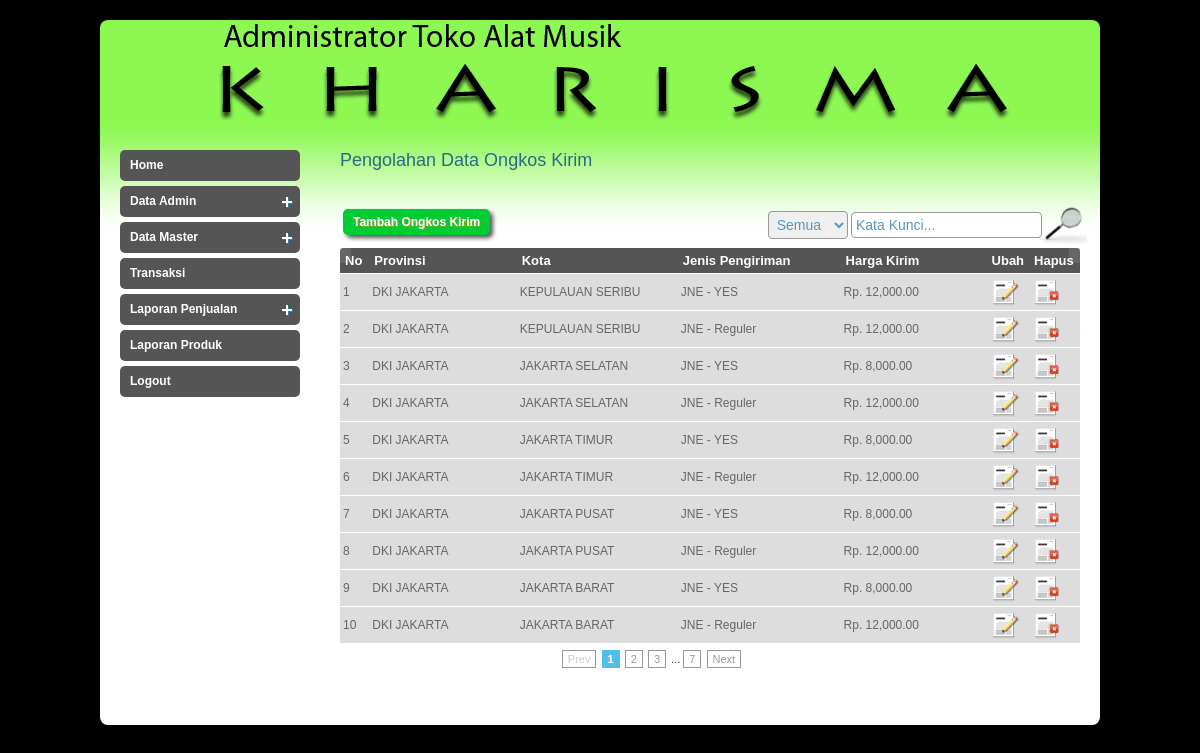
/admin/index.php?page=ongkir (signed in), run on the app's committed database.
### tables this page shows
CREATE TABLE `t_ongkir` (
  `id_ongkir` int(11) NOT NULL auto_increment,
  `id_kota` int(11) NOT NULL,
  `id_jeniskirim` int(11) NOT NULL,
  `harga_ongkir` int(11) NOT NULL,
  PRIMARY KEY  (`id_ongkir`)
);

CREATE TABLE `t_provinsi` (
  `id_provinsi` int(10) NOT NULL auto_increment,
  `nama_provinsi` varchar(30) default NULL,
  KEY `id_prov` (`id_provinsi`)
);

CREATE TABLE `t_kota` (
  `id_kota` int(10) NOT NULL auto_increment,
  `id_provinsi` int(10) default NULL,
  `nama_kota` varchar(50) default NULL,
  `kabkota` varchar(20) default NULL,
  UNIQUE KEY `kota#PX` (`id_kota`),
  KEY `id_provinsi` (`id_provinsi`)
);

CREATE TABLE `t_forwarder` (
  `id_forwarder` int(11) NOT NULL auto_increment,
  `nama_forwarder` varchar(500) NOT NULL,
  `deskripsi_forwarder` text NOT NULL,
  PRIMARY KEY  (`id_forwarder`),
  UNIQUE KEY `nama_jasapengiriman` (`nama_forwarder`)
);

CREATE TABLE `t_jeniskirim` (
  `id_jeniskirim` int(11) NOT NULL auto_increment,
  `id_forwarder` int(11) NOT NULL,
  `nama_jeniskirim` varchar(50) NOT NULL,
  `deskripsi_jeniskirim` text NOT NULL,
  PRIMARY KEY  (`id_jeniskirim`)
);

### admin/inc/ongkir.php (the view, shortened to what this page needs)
<h2>Pengolahan Data Ongkos Kirim</h2>
    <?php
if(isset($_GET['act'])){
	if($_GET['act'] == 'add'){
	?>
    <form action="" method="post" id="registrationform">
        <table>
        	<tr>
            	<td><label for="provinsi">Nama Provinsi :</label></td>
            	<td>
                		<select size="1" name="provinsi" id="provinsi" class="inputan">
                        	<option value="">-- Pilih Provinsi --</option>
                        <?php
						$qprov = mysql_query("SELECT * FROM t_provinsi");
						while($dprov = mysql_fetch_array($qprov)){
						?>
                        	<option value="<?php echo $dprov['id_provinsi']; ?>"><?php echo $dprov['nama_provinsi']; ?></option>
                        <?php
						}
						?>
                        </select>
               	</td>
            </tr>
        	<tr>
            	<td><label for="kota">Nama Kota :</label></td>
            	<td>
                		<select size="1" name="kota" id="kota" class="inputan">
                        	<option value="">-- Pilih Kota --</option>
                        </select>
               	</td>
            </tr>
        	<tr>
            	<td><label for="jeniskirim">Jenis :</label></td>
            	<td>
                		<select size="1" name="jeniskirim" id="jeniskirim" class="inputan">
                        <?php
						$qjp = mysql_query("SELECT * FROM t_jeniskirim a, t_forwarder b
										   WHERE a.id_forwarder=b.id_forwarder");
						while($djp = mysql_fetch_array($qjp)){
						?>
                        	<option value="<?php echo $djp['id_jeniskirim']; ?>">
							<?php echo $djp['nama_forwarder'].' - '.$djp['nama_jeniskirim']; ?>
                            </option>
                        <?php
						}
						?>
                        </select>
               	</td>
            </tr>
        	<tr>
            	<td><label for="harga">Harga Ongkos Kirim :</label></td>
            	<td><input type="text" name="harga" id="harga" size="10" maxlength="10" class="inputan"/></td>
            </tr>
        	<tr>
            	<td colspan="2" align="center">
                <input type="submit" name="save" value="Simpan" class="buton"/>
                <input type="reset" name="reset" value="Batal" onClick="window.location = '?page=ongkir';"  class="buton"/></td>
            </tr>
        </table>
	</form>
    <?php
	}
	elseif($_GET['act'] == 'edit'){
	$id_ongkir = addslashes($_GET['idok']);
	$qongkir = mysql_query("SELECT * FROM t_ongkir a, t_kota b, t_provinsi c
						   WHERE a.id_kota = b.id_kota
						   AND b.id_provinsi = c.id_provinsi
						   AND a.id_ongkir = '$id_ongkir'");
	$dongkir = mysql_fetch_array($qongkir);
	?>
    <form action="" method="post" onSubmit="return conf();" id="registrationform">
        <table>
        	<tr>
            	<td><label for="provinsi">Nama Provinsi :</label></td>
            	<td>
                		<select size="1" name="provinsi" id="provinsi" class="inputan">
                        <?php
						$qprov = mysql_query("SELECT * FROM t_provinsi");
						while($dprov = mysql_fetch_array($qprov)){
						?>
                        	<option value="<?php echo $dprov['id_provinsi']; ?>" <?php echo($dprov['id_provinsi'] == $dongkir['id_provinsi'])?"selected":""; ?>><?php echo $dprov['nama_provinsi']; ?></option>
                        <?php
						}
						?>
                        </select>
               	</td>
            </tr>
        	<tr>
            	<td><label for="kota">Nama Kota :</label></td>
            	<td>
                		<select size="1" name="kota" id="kota" class="inputan">
                        	<option value="">-- Pilih Kota --</option>
                        <?php
						$qkota = mysql_query("SELECT * FROM t_kota");
						while($dkota = mysql_fetch_array($qkota)){
						?>
                        	<option value="<?php echo $dkota['id_kota']; ?>" <?php echo($dkota['id_kota'] == $dongkir['id_kota'])?"selected":""; ?>><?php echo $dkota['nama_kota']; ?></option>
                        <?php
						}
						?>
                        </select>
               	</td>
            </tr>
        	<tr>
            	<td><label for="jeniskirim">Jenis :</label></td>
            	<td>
                		<select size="1" name="jeniskirim" id="jeniskirim" class="inputan">
                        <?php
						$qjp = mysql_query("SELECT * FROM t_jeniskirim a, t_forwarder b
										   WHERE a.id_forwarder=b.id_forwarder");
						while($djp = mysql_fetch_array($qjp)){
						?>
                        	<option value="<?php echo $djp['id_jeniskirim']; ?>" <?php echo($djp['id_jeniskirim'] == $dongkir['id_jeniskirim'])?"selected":""; ?>>
							<?php echo $djp['nama_forwarder'].' - '.$djp['nama_jeniskirim']; ?>
                            </option>
                        <?php
						}
						?>
                        </select>
               	</td>
            </tr>
        	<tr>
            	<td><label for="harga">Harga Ongkos Kirim :</label></td>
            	<td>
                	<input type="hidden" name="id_ongkir" value="<?php echo $dongkir['id_ongkir']; ?>" class="inputan"/>
                	<input type="text" name="harga" id="harga" size="10" maxlength="10" value="<?php echo $dongkir['harga_ongkir']; ?>" />
                </td>
            </tr>
        	<tr>
            	<td colspan="2" align="center">
                <input type="submit" name="update" value="Ubah"  class="buton"/>
                <input type="reset" name="reset" value="Batal" onClick="window.location = '?page=ongkir';" class="buton" /></td>
            </tr>
        </table>
	</form>
    <?php
	}
}
else
{
$batas   = 10;
if(empty($halaman)){
	$posisi  = 0;
	$halaman = 1;
}
else{
	$posisi = ($halaman-1) * $batas;
}
?>
	<table width="100%" style=" margin-top:10px;">
    <tr>
    <td align="right">
	<a href="?page=ongkir&act=add" class="buton">Tambah Ongkos Kirim</a>
    </td>
    <td align="right" width="70%">
    <form method="post" action="">
    	<select name="type">
        	<option value="0">Semua</option>
        </select>
    	<input type="text" name="textcari" class="newsletter_input" value="<?php if(isset($_POST['textcari'])){ echo $_POST['textcari']; } else { echo "Kata Kunci..."; }?>" onBlur="if(this.value=='') this.value='Kata Kunci...';" onFocus="if(this.value=='Kata Kunci...') this.value='';" /><input type="image" src="images/search.png" width="45" name="cari" style="margin-bottom:-14px;" title="Cari"/>
    </form>
    </td></tr>
    </table>
   <?php
	if(isset($_POST['type'])){
		$type = addslashes($_POST['type']);
		if($type == 0)
			$sqlquery = "";
		elseif($type == 1)
			$sqlquery = "AND nama_kota LIKE '%$_POST[textcari]%'";
		elseif($type == 2)
			$sqlquery = "AND nama_provinsi LIKE '%$_POST[textcari]%'";
	}
	else{
		$sqlquery = "";
	}
?>
<table width="592" id="rounded-corner">
    <thead>
    	<tr>
        	<th width="51" class="rounded-company" scope="col">No</th>
            <th width="444" class="rounded" scope="col">Provinsi</th>
            <th width="444" class="rounded" scope="col">Kota</th>
            <th width="444" class="rounded" scope="col">Jenis Pengiriman</th>
            <th width="444" class="rounded" scope="col">Harga Kirim</th>
            <th width="32" class="rounded" scope="col">Ubah</th>
            <th width="45" class="rounded-q4" scope="col">Hapus</th>
        </tr>
    </thead>
    <tbody>
    	<?php
		$qongkir = mysql_query("SELECT * FROM t_ongkir a, t_kota b, t_provinsi c, t_jeniskirim d,
							   		 t_forwarder e
									 WHERE a.id_kota = b.id_kota
									 AND a.id_jeniskirim = d.id_jeniskirim
									 AND d.id_forwarder = e.id_forwarder
									 $sqlquery
									 AND b.id_provinsi = c.id_provinsi
									 ORDER BY a.id_kota ASC LIMIT $posisi,$batas");
		$kolom=1;
		$i=0;
		$no = $posisi+1;
		while($dongkir = mysql_fetch_array($qongkir)){
			if ($i >= $kolom){
				echo "<tr class='row$dongkir[id_ongkir]'>";
			}
		?>
        	<td><?php echo $no; ?></td>
            <td><?php echo $dongkir['nama_provinsi']; ?></td>
            <td><?php echo $dongkir['nama_kota']; ?></td>
            <td><?php echo $dongkir['nama_forwarder'].' - '.$dongkir['nama_jeniskirim']; ?></td>
            <td>Rp. <?php echo number_format($dongkir['harga_ongkir'],"2",".",","); ?></td>
            <td><a href="?page=ongkir&act=edit&idok=<?php echo $dongkir['id_ongkir']; ?>"><img src="images/user_edit.png" alt="" title="" border="0" /></a></td>
            <td width="45">
            	<a href="<?php echo $dongkir['id_ongkir']; ?>" id="ongkir" class="ask">
                	<img src="images/trash.png" alt="" title="" border="0" />
                </a>
            </td>
        <?php
		$i++;
		$no++;
			if($i >= $kolom){
				echo "</tr>";
			}
		}
		?>
    </tbody>
</table>
	<div class="pagination">
	<?php
	$tampil2 = mysql_query("SELECT * FROM t_ongkir a, t_kota b, t_provinsi c
							WHERE a.id_kota = b.id_kota
							$sqlquery
							AND b.id_provinsi = c.id_provinsi");
	$jmldata = mysql_num_rows($tampil2);
	$jmlhal  = ceil($jmldata/$batas);
	echo "<div class=paging>";
	if($halaman > 1){
		$prev=$halaman-1;
		echo "<span class=prevnext><a href='$_SERVER[PHP_SELF]?page=ongkir&halaman=$prev'>Prev</a></span> ";
	}
	else{
		echo "<span class=disabled>Prev</span> ";
	}
	$angka=($halaman > 3 ? " ... " : " ");
	for($i=$halaman-2;$i<$halaman;$i++)
	{
	  if ($i < 1)
		  continue;
	  $angka .= "<a href='$_SERVER[PHP_SELF]?page=ongkir&halaman=$i'>$i</a> ";
	}
	$angka .= "<span class=current>$halaman</span> ";
	for($i=$halaman+1;$i<($halaman+3);$i++)
	{
	  $angka .= "<a href='$_SERVER[PHP_SELF]?page=ongkir&halaman=$i'>$i</a> ";
	}
	$angka .= ($halaman+2<$jmlhal ? " ...
			  <a href='$_SERVER[PHP_SELF]?page=ongkir&halaman=$jmlhal'>$jmlhal</a> " : " ");
	echo "$angka ";
	if($halaman < $jmlhal){
		$next=$halaman+1;
		echo "<span class=prevnext><a href='$_SERVER[PHP_SELF]?page=ongkir&halaman=$next'>Next</a></span>";
	}
	else{
		echo "<span class=disabled>Next</span>";
	}
	echo "</div>";
}
	?>

### admin/style.css (style rules this page uses)
body { background:#000; font-family:Arial, Helvetica, sans-serif; padding:0; font-size:12px; margin-top:20px; color: #0e4354; }
a { color:#256c89; }
h2 { font-size:18px; color:#256c89; font-weight:normal; padding:0px 0 15px 0; margin:0px; clear:both; }
#rounded-corner { margin:0px; width:740px; text-align: left; border-collapse: collapse; }
#rounded-corner thead th.rounded-company { width:26px; background: #555555 url('images/left.jpg') left top no-repeat; }
#rounded-corner thead th.rounded-q4 { background: #555555 url('images/right.jpg') right top no-repeat; }
#rounded-corner th { padding: 5px; font-weight: bold; font-size: 13px; color: #FFF; background: #555; }
#rounded-corner td { padding: 3px; background:#ddd; border-top: 1px solid #fff; color: #666; }
div.pagination { width:625px; clear:both; padding:10px 0 10px 0; margin:0px; text-align:center; float:left; clear:both; font-size:11px; }
div.pagination a { padding: 2px 5px 2px 5px; margin-right: 2px; border: 1px solid #999; text-decoration: none; color: #999; }
div.pagination span.current { padding: 2px 5px 2px 5px; margin-right: 2px; border: 1px solid #52bfea; font-weight: bold; background-color: #52bfea; color: #FFF; }
div.pagination span.disabled { padding: 2px 5px 2px 5px; margin-right: 2px; border: 1px solid #999; color: #ccc; }
.buton { display:block; float:left; margin:10px 5px 10px 0px; line-height:26px; font-weight:bold; text-decoration:none; color:#FFFFFF; text-shadow:1px 1px #8fa42b; width:auto;height:26px; padding:0 10px 0 10px; background:#0C3; -moz-border-radius: 5px; -webkit-border-radius: 5px; -moz-box-shadow:3px 3px 4px #555; -webkit-box-shadow: 3px 3px 4px #555; }
input[type=text],input[type=password], select, textarea { -moz-border-radius:4px; -webkit-border-radius:4px; border:1px solid #999; font-size:14px; color:#5599bb; padding:4px; }

### data on the page
t_ongkir: t_provinsi.nama_provinsi "DKI JAKARTA", id_kota.nama_kota "KEPULAUAN SERIBU", t_forwarder.nama_forwarder "JNE", id_jeniskirim.nama_jeniskirim "YES", harga_ongkir "12,000.00"
t_ongkir: t_provinsi.nama_provinsi "DKI JAKARTA", id_kota.nama_kota "KEPULAUAN SERIBU", t_forwarder.nama_forwarder "JNE", id_jeniskirim.nama_jeniskirim "Reguler", harga_ongkir "12,000.00"
t_ongkir: t_provinsi.nama_provinsi "DKI JAKARTA", id_kota.nama_kota "JAKARTA SELATAN", t_forwarder.nama_forwarder "JNE", id_jeniskirim.nama_jeniskirim "YES", harga_ongkir "8,000.00"
t_ongkir: t_provinsi.nama_provinsi "DKI JAKARTA", id_kota.nama_kota "JAKARTA SELATAN", t_forwarder.nama_forwarder "JNE", id_jeniskirim.nama_jeniskirim "Reguler", harga_ongkir "12,000.00"
t_ongkir: t_provinsi.nama_provinsi "DKI JAKARTA", id_kota.nama_kota "JAKARTA TIMUR", t_forwarder.nama_forwarder "JNE", id_jeniskirim.nama_jeniskirim "YES", harga_ongkir "8,000.00"
t_ongkir: t_provinsi.nama_provinsi "DKI JAKARTA", id_kota.nama_kota "JAKARTA TIMUR", t_forwarder.nama_forwarder "JNE", id_jeniskirim.nama_jeniskirim "Reguler", harga_ongkir "12,000.00"
t_ongkir: t_provinsi.nama_provinsi "DKI JAKARTA", id_kota.nama_kota "JAKARTA PUSAT", t_forwarder.nama_forwarder "JNE", id_jeniskirim.nama_jeniskirim "YES", harga_ongkir "8,000.00"
t_ongkir: t_provinsi.nama_provinsi "DKI JAKARTA", id_kota.nama_kota "JAKARTA PUSAT", t_forwarder.nama_forwarder "JNE", id_jeniskirim.nama_jeniskirim "Reguler", harga_ongkir "12,000.00"
t_ongkir: t_provinsi.nama_provinsi "DKI JAKARTA", id_kota.nama_kota "JAKARTA BARAT", t_forwarder.nama_forwarder "JNE", id_jeniskirim.nama_jeniskirim "YES", harga_ongkir "8,000.00"
t_ongkir: t_provinsi.nama_provinsi "DKI JAKARTA", id_kota.nama_kota "JAKARTA BARAT", t_forwarder.nama_forwarder "JNE", id_jeniskirim.nama_jeniskirim "Reguler", harga_ongkir "12,000.00"

### other printed values
$halaman "1"
$jmlhal "7"
